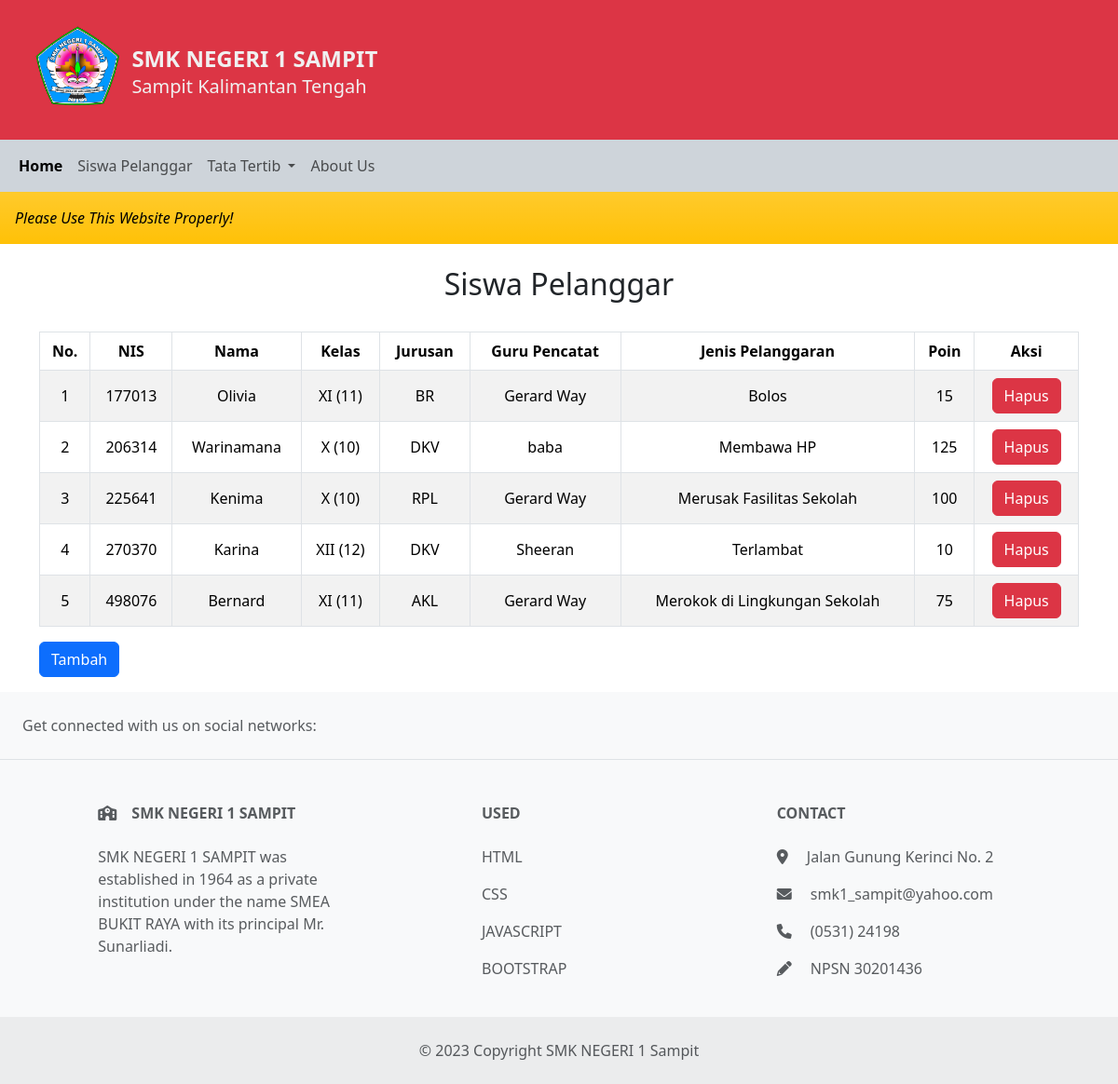
Screenshot of /siswapelanggar.php with the database file from the repository.
### tables this page shows
CREATE TABLE `siswa_pelanggar` (
  `nis` varchar(10) NOT NULL,
  `nama` varchar(50) DEFAULT NULL,
  `kelas` varchar(10) DEFAULT NULL,
  `jurusan` varchar(40) DEFAULT NULL,
  `guru` varchar(50) DEFAULT NULL,
  `jenis_pelanggaran` varchar(100) DEFAULT NULL
);

CREATE TABLE `tatatertib` (
  `jenis_pelanggaran` varchar(100) NOT NULL,
  `poin` int(11) DEFAULT NULL
);

### siswapelanggar.php (the view, shortened to what this page needs)
<!DOCTYPE html>
<html lang="en">
<head>
    <link href="https://cdn.jsdelivr.net/npm/bootstrap@5.3.2/dist/css/bootstrap.min.css" rel="stylesheet">
    <link href="https://cdnjs.cloudflare.com/ajax/libs/font-awesome/6.0.0/css/all.min.css" rel="stylesheet"/>
    <link rel="stylesheet" href="css/prim.css">
</head>
<body>
<?php include 'template/header.php'; ?>
<div class="container">
        <h2 class="text-center py-4">Siswa Pelanggar</h2>
    <main>
        <div class="table-responsive">
            <table class="table table-bordered table-striped text-center align-middle">
                <thead>
                <tr>
                    <th>No.</th>
                    <th>NIS</th>
                    <th>Nama</th>
                    <th>Kelas</th>
                    <th>Jurusan</th>
                    <th>Guru Pencatat</th>
                    <th>Jenis Pelanggaran</th>
                    <th>Poin</th>
                    <th>Aksi</th>
                </tr>
                </thead>
                <tbody>
                <?php
                include 'koneksi.php';
                $i = 0;
                $data = mysqli_query($koneksi,"SELECT siswa_pelanggar.nis,siswa_pelanggar.nama,siswa_pelanggar.kelas,siswa_pelanggar.jurusan,siswa_pelanggar.guru,tatatertib.jenis_pelanggaran,tatatertib.poin
                FROM siswa_pelanggar INNER JOIN tatatertib
                ON tatatertib.jenis_pelanggaran=siswa_pelanggar.jenis_pelanggaran;");
                while($d = mysqli_fetch_array($data))
                {
                    $i++;
                    ?>
                    <tr>
                        <td><?php echo $i; ?></td>
                        <td><?php echo $d['nis']; ?></td>
                        <td><?php echo $d['nama']; ?></td>
                        <td><?php echo $d['kelas']; ?></td>
                        <td><?php echo $d['jurusan']; ?></td>
                        <td><?php echo $d['guru']; ?></td>
                        <td><?php echo $d['jenis_pelanggaran']; ?></td>
                        <td><?php echo $d['poin']; ?></td>
                        <td><a href="javascript:hapus(<?php echo $d['nis'];?>)"><button class="btn btn-danger">Hapus</button></a></td>
                    </tr>
                    <?php
                }
                ?>
                </tbody>
            </table>
        </div>
        <button class="btn btn-primary mb-3"><a href="formtambahsiswa.php" style="color: white; text-decoration: none;">Tambah</a></button>
    </main>
</div>
<?php include 'template/footer.php'; ?>
</body>
</html>

### template/header.php (shortened to what this page needs)
<!DOCTYPE html>
<html lang="en">
<head>
    <link href="https://cdn.jsdelivr.net/npm/bootstrap@5.3.2/dist/css/bootstrap.min.css" rel="stylesheet">
    <link href="https://cdnjs.cloudflare.com/ajax/libs/font-awesome/6.0.0/css/all.min.css"rel="stylesheet"/>
    <link rel="stylesheet" href="css/prim.css">
</head>
<body>
<nav class="navbar bg-danger" style="height: 150px; ">
  <div class="container-fluid d-flex justify-content-between align-items-center">
    <a class="navbar-brand" href="index.php">
      <img src="gambar/logo.png" alt="Logo" width="90" height="85" class="d-inline-block align-text-center"
        style="position : relative; left: 0.7cm; top: 0.40cm;">
      <div class="ms-3" style="position: relative; left: 3cm; top: -1.3cm; color: #f0f0f0;">
        <h4 class="mb-0"><strong>SMK NEGERI 1 SAMPIT</strong></h4>
        <p class="mb-0">Sampit Kalimantan Tengah</p>
      </div>
    </a>
  </div>
</nav>
<nav class="navbar navbar-expand-lg bg-dark-subtle" style="position: sticky; top: -1px; background: 100%; z-index: 1;">
  <div class="container-fluid">
    <div class="collapse navbar-collapse" id="navbarSupportedContent">
      <ul class="navbar-nav me-auto mb-2 mb-lg-0">
        <li class="nav-item">
          <a class="nav-link active fw-semibold" aria-current="page" href="index.php">Home</a>
        </li>
        <li class="nav-item">
          <a class="nav-link fw-medium" href="siswapelanggar.php">Siswa Pelanggar</a>
        </li>
        <li class="nav-item dropdown">
          <a class="nav-link dropdown-toggle fw-medium" href="" role="button" data-bs-toggle="dropdown" aria-expanded="false">
            Tata Tertib
          </a>
        </li>
        <li class="nav-item">
          <a class="nav-link fw-medium" href="about.php">About Us</a>
        </li>
      </ul>
    </div>
  </div>
</nav>
<div class="text-bg-warning bg-gradient p-3" style=""><i>Please Use This Website Properly!</i></div>
</body>
</html>

### template/footer.php (shortened to what this page needs)
<!DOCTYPE html>
<html lang="en">
<head>
    <link href="https://cdn.jsdelivr.net/npm/bootstrap@5.3.2/dist/css/bootstrap.min.css" rel="stylesheet">
    <link href="https://cdnjs.cloudflare.com/ajax/libs/font-awesome/6.0.0/css/all.min.css"rel="stylesheet"/>
    <link rel="stylesheet" href="css/prim.css">
</head>
<body>
<footer class="text-center text-lg-start bg-body-tertiary text-muted">
  <section class="d-flex justify-content-center justify-content-lg-between p-4 border-bottom">
    <div class="me-5 d-none d-lg-block">
      <span>Get connected with us on social networks:</span>
    </div>
  </section>
  <section class="">
    <div class="container text-center text-md-start mt-5">
      <div class="row mt-3">
        <div class="col-md-3 col-lg-4 col-xl-3 mx-auto mb-4">
          <h6 class="text-uppercase fw-bold mb-4">
            <i class="fa-solid fa-school me-3"></i>SMK NEGERI 1 SAMPIT
          </h6>
          <p>
          SMK NEGERI 1 SAMPIT was established in 1964 as a private institution under the name SMEA BUKIT RAYA with its principal Mr. Sunarliadi.
          </p>
        </div>
        <div class="col-md-2 col-lg-2 col-xl-2 mx-auto mb-4">
          <h6 class="text-uppercase fw-bold mb-4">
            USED
          </h6>
          <p>
            HTML
          </p>
          <p>
            CSS
          </p>
          <p>
            JAVASCRIPT
          </p>
          <p>
            BOOTSTRAP
          </p>
        </div>
        <div class="col-md-4 col-lg-3 col-xl-3 mx-auto mb-md-0 mb-4">
          <h6 class="text-uppercase fw-bold mb-4">Contact</h6>
          <p><i class="fa-solid fa-location-dot me-3"></i> Jalan Gunung Kerinci No. 2</p>
          <p>
            <i class="fas fa-envelope me-3"></i>
            smk1_sampit@yahoo.com
          </p>
          <p><i class="fas fa-phone me-3"></i> (0531) 24198</p>
          <p><i class="fa-solid fa-pencil me-3"></i> NPSN 30201436</p>
        </div>
      </div>
    </div>
  </section>
  <div class="text-center p-4" style="background-color: rgba(0, 0, 0, 0.05);">
    © 2023 Copyright SMK NEGERI 1 Sampit
  </div>
</footer>
</body>
</html>

### rows the page displays
siswa_pelanggar: nis "177013", nama "Olivia", kelas "XI (11)", jurusan "BR", guru "Gerard Way", jenis_pelanggaran.jenis_pelanggaran "Bolos", jenis_pelanggaran.poin "15"
siswa_pelanggar: nis "206314", nama "Warinamana", kelas "X (10)", jurusan "DKV", guru "baba", jenis_pelanggaran.jenis_pelanggaran "Membawa HP", jenis_pelanggaran.poin "125"
siswa_pelanggar: nis "225641", nama "Kenima", kelas "X (10)", jurusan "RPL", guru "Gerard Way", jenis_pelanggaran.jenis_pelanggaran "Merusak Fasilitas Sekolah", jenis_pelanggaran.poin "100"
siswa_pelanggar: nis "270370", nama "Karina", kelas "XII (12)", jurusan "DKV", guru "Sheeran", jenis_pelanggaran.jenis_pelanggaran "Terlambat", jenis_pelanggaran.poin "10"
siswa_pelanggar: nis "498076", nama "Bernard", kelas "XI (11)", jurusan "AKL", guru "Gerard Way", jenis_pelanggaran.jenis_pelanggaran "Merokok di Lingkungan Sekolah", jenis_pelanggaran.poin "75"
